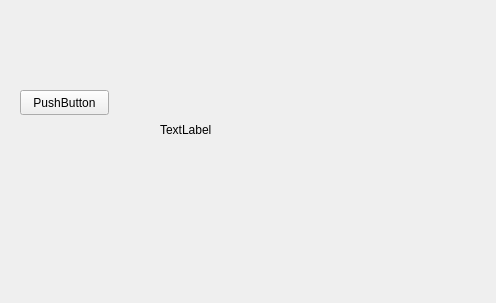
<?xml version="1.0" encoding="UTF-8"?>
<ui version="4.0">
 <class>Ros_Gui</class>
 <widget class="QWidget" name="Ros_Gui">
  <property name="geometry">
   <rect>
    <x>0</x>
    <y>0</y>
    <width>496</width>
    <height>303</height>
   </rect>
  </property>
  <property name="windowTitle">
   <string>Form</string>
  </property>
  <widget class="QPushButton" name="pushButton">
   <property name="geometry">
    <rect>
     <x>20</x>
     <y>90</y>
     <width>89</width>
     <height>25</height>
    </rect>
   </property>
   <property name="text">
    <string>PushButton</string>
   </property>
  </widget>
  <widget class="QLabel" name="label">
   <property name="geometry">
    <rect>
     <x>160</x>
     <y>30</y>
     <width>300</width>
     <height>200</height>
    </rect>
   </property>
   <property name="text">
    <string>TextLabel</string>
   </property>
  </widget>
 </widget>
 <resources/>
 <connections/>
</ui>
